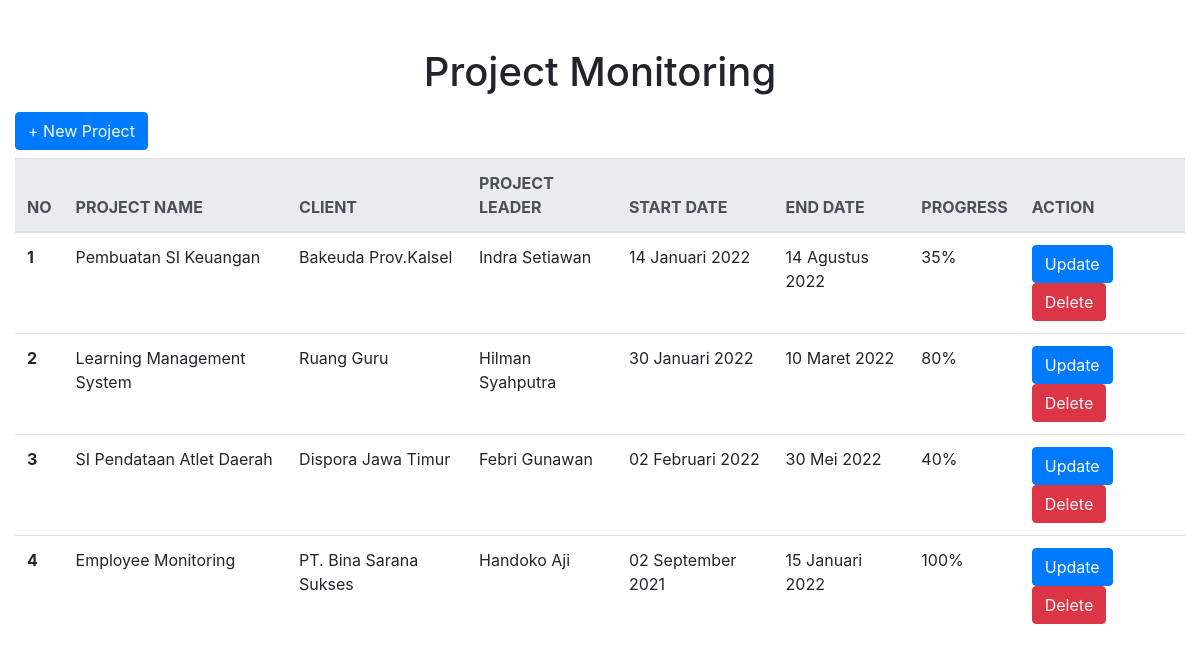
The page / on the database its author committed.
### tables this page shows
CREATE TABLE `project` (
  `id` int(11) NOT NULL,
  `project_name` varchar(255) NOT NULL,
  `client_name` varchar(255) NOT NULL,
  `project_leader` varchar(255) NOT NULL,
  `start_date` varchar(255) NOT NULL,
  `end_date` varchar(255) NOT NULL,
  `progress` varchar(255) NOT NULL
);

### index.php (the view, shortened to what this page needs)
<?php
include 'connect.php';?>
<!doctype html>
<html lang="en">
  <head>
    <link rel="stylesheet" href="https://cdn.jsdelivr.net/npm/bootstrap@4.6.2/dist/css/bootstrap.min.css">
  </head>
  <body>
  <h1 class="row justify-content-center mt-5"> Project Monitoring</h1>
    <div class="container-fluid">
    <button class="btn btn-primary my-2"><a href="addproject.php" class="text-light">+ New Project</a>
    </button>
    <table class="table ">
  <thead class="thead-light">
    <tr>
      <th scope="col">NO</th>
      <th scope="col">PROJECT NAME</th>
      <th scope="col">CLIENT</th>
      <th scope="col">PROJECT LEADER</th>
      <th scope="col">START DATE</th>
      <th scope="col">END DATE</th>
      <th scope="col">PROGRESS</th>
      <th scope="col">ACTION</th>
    </tr>
  </thead>
  <tbody>
  <?php
    $sql="Select * from `project`";
    $result=mysqli_query($con,$sql);
    if($result){
        while($row=mysqli_fetch_assoc($result)){
            $id=$row['id'];
            $project_name=$row['project_name'];
            $client_name=$row['client_name'];
            $project_leader=$row['project_leader'];
            $start_date=$row['start_date'];
            $end_date=$row['end_date'];
            $progress=$row['progress'];
            echo '<tr>
            <th scope="row">'.$id.'</th>
            <td>'.$project_name.'</td>
            <td>'.$client_name.'</td>
            <td>'.$project_leader.'</td>
             <td>'.$start_date.'</td>
            <td>'.$end_date.'</td>
            <td>'.$progress.'</td>
            <td>
            <button class="btn btn-primary"><a href="update.php?updateid='.$id.'" class="text-light">Update</a></button>
            <button class="btn btn-danger"><a href="delete.php?deleteid='.$id.'" class="text-light">Delete</a></button>
            </td>
            </tr>';
        }
    }
?>
  </tbody>
</table>
    </div>
  </body>
</html>

### rows shown on the page
project: id "1", project_name "Pembuatan SI Keuangan", client_name "Bakeuda Prov.Kalsel", project_leader "Indra Setiawan", start_date "14 Januari 2022", end_date "14 Agustus 2022", progress "35%"
project: id "2", project_name "Learning Management System", client_name "Ruang Guru", project_leader "Hilman Syahputra", start_date "30 Januari 2022", end_date "10 Maret 2022", progress "80%"
project: id "3", project_name "SI Pendataan Atlet Daerah", client_name "Dispora Jawa Timur", project_leader "Febri Gunawan", start_date "02 Februari 2022", end_date "30 Mei 2022", progress "40%"
project: id "4", project_name "Employee Monitoring", client_name "PT. Bina Sarana Sukses", project_leader "Handoko Aji", start_date "02 September 2021", end_date "15 Januari 2022", progress "100%"
